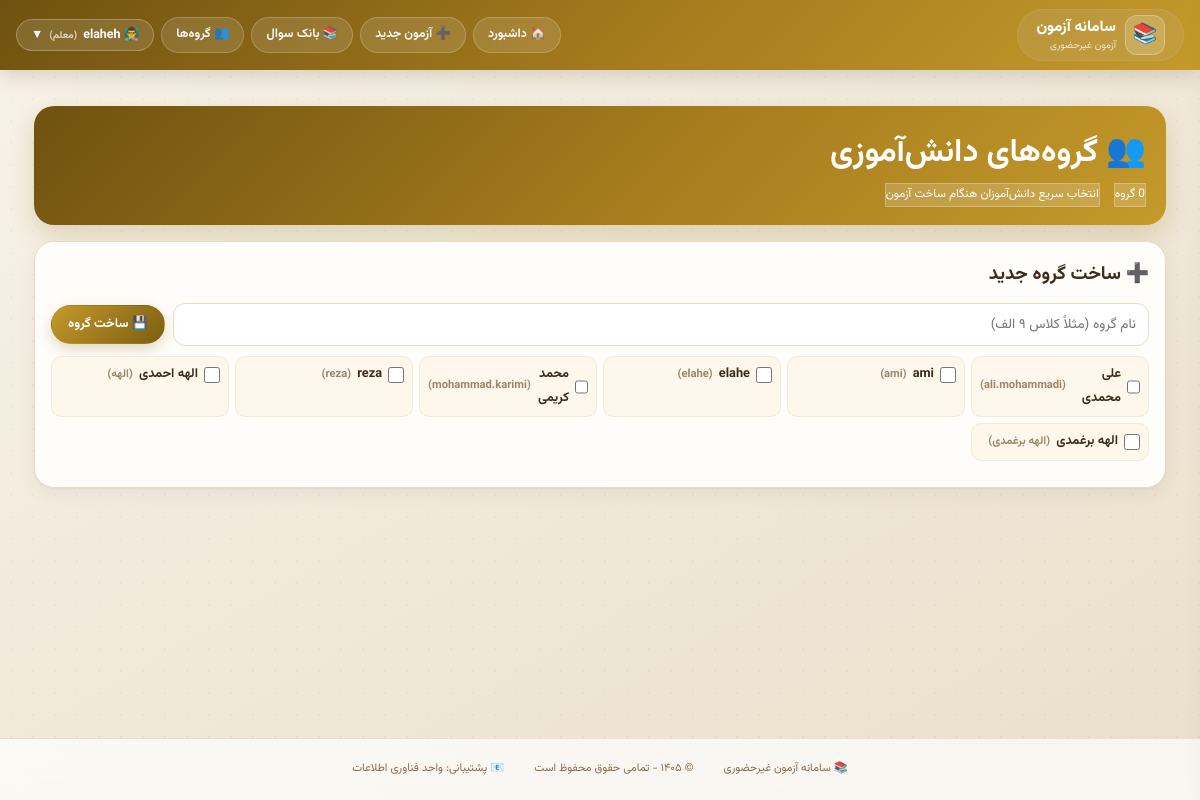
Page /teacher/groups/ (signed in) on the committed database.
### accounts/models.py (models this page shows, shortened)
class User(AbstractUser):
    ROLE_CHOICES = [
        ('admin', 'ادمین'),
        ('teacher', 'معلم'),
        ('student', 'دانش‌آموز'),
    ]
    role = models.CharField(max_length=10, choices=ROLE_CHOICES, default='student')
    grade = models.ForeignKey(Grade, on_delete=models.SET_NULL, null=True, blank=True)
    student_code = models.CharField(max_length=10, unique=True, null=True, blank=True)
    phone = models.CharField(max_length=15, blank=True)

### teacher_panel/views.py (the view, shortened to what this page needs)
# urls.py: path('groups/', views.groups, name='groups'),
@login_required
def groups(request):
    check_teacher_access(request.user)
    my_groups = StudentGroup.objects.filter(teacher=request.user).prefetch_related('students')
    return render(request, 'teacher_panel/groups.html', {
        'groups': my_groups,
        'students': User.objects.filter(role='student').order_by('username'),
    })

### exams/context_processors.py (called while the page is built)
def announcements(request):
    user = getattr(request, 'user', None)
    if user is None or not getattr(user, 'is_authenticated', False) or user.role != 'student':
        return {}
    qs = Announcement.objects.filter(Q(grade__isnull=True) | Q(grade_id=user.grade_id))
    return {'bell_announcements': list(qs[:8]), 'bell_count': qs.count()}

### teacher_panel/views.py (called while the page is built)
def check_teacher_access(user, exam=None):
    if user.role != 'teacher':
        raise PermissionDenied('شما دسترسی معلم ندارید')
    if exam and exam.teacher != user:
        raise PermissionDenied('شما به این آزمون دسترسی ندارید')
    return True

### templates/teacher_panel/groups.html (shortened to what this page needs)
{% extends 'base.html' %}
{% block content %}
<div class="container">
    <div class="exam-hero">
        <h1><span>👥</span> گروه‌های دانش‌آموزی</h1>
        <div class="exam-meta">
            <span>{{ groups|length }} گروه</span>
            <span>انتخاب سریع دانش‌آموزان هنگام ساخت آزمون</span>
        </div>
    </div>
    <div class="card">
        <h3 style="margin-bottom: 10px;">➕ ساخت گروه جدید</h3>
        <form method="post">
            <div class="group-form-row" style="margin-bottom: 10px;">
                <input type="text" name="name" required placeholder="نام گروه (مثلاً کلاس ۹ الف)">
                <button type="submit" class="btn btn-gold">💾 ساخت گروه</button>
            </div>
            <div class="member-grid">
                {% for s in students %}
                <div class="member-item">
                    <label><input type="checkbox" name="students" value="{{ s.id }}">
                        {{ s.get_full_name|default:s.username }} <span style="color: var(--ink3); font-size: .7rem;">({{ s.username }})</span>
                    </label>
                </div>
                {% empty %}
                <div class="empty-state">📭 دانش‌آموزی ثبت نشده است.</div>
                {% endfor %}
            </div>
        </form>
    </div>
</div>
{% endblock %}

### templates/base.html (shortened to what this page needs)
<!DOCTYPE html>
<html dir="rtl" lang="fa">
<head>
    {% load static %}
    <link rel="stylesheet" href="{% static 'css/site.css' %}?v=1">
</head>
<body>
<div class="navbar">
    <div class="nav-container">
        <div class="logo">
            <span class="logo-icon">📚</span>
            <div>
                <div class="logo-text">سامانه آزمون</div>
                <div class="logo-sub">آزمون غیرحضوری</div>
            </div>
        </div>
        <div class="nav-links">
            {% if user.is_authenticated %}
                {% if user.role == 'admin' %}
                    <a href="{% url 'admin_dashboard' %}" class="nav-link">🏠 داشبورد</a>
                    <a href="{% url 'manage_users' %}" class="nav-link">👥 مدیریت کاربران</a>
                    <a href="{% url 'manage_exams' %}" class="nav-link">📋 مدیریت آزمون‌ها</a>
                    <a href="{% url 'system_logs' %}" class="nav-link">📜 لاگ سیستم</a>
                {% elif user.role == 'teacher' %}
                    <a href="{% url 'teacher_dashboard' %}" class="nav-link">🏠 داشبورد</a>
                    <a href="{% url 'create_exam' %}" class="nav-link">➕ آزمون جدید</a>
                    <a href="{% url 'question_bank' %}" class="nav-link">📚 بانک سوال</a>
                    <a href="{% url 'groups' %}" class="nav-link">👥 گروه‌ها</a>
                {% endif %}
                <div class="dropdown" id="userDropdown">
                    <button class="dropdown-btn" id="dropdownBtn">
                        {% if user.role == 'admin' %}🛡️
                        {% elif user.role == 'teacher' %}👨‍🏫
                        {% else %}👤{% endif %}
                        {{ user.get_full_name|default:user.username }}
                        <span style="font-size: 10px; opacity: 0.7;">
                            ({% if user.role == 'admin' %}ادمین{% elif user.role == 'teacher' %}معلم{% else %}دانش‌آموز{% endif %})
                        </span>
                        ▼
                    </button>
                </div>
            {% else %}
                <a href="{% url 'login' %}" class="nav-link">🔐 ورود</a>
            {% endif %}
        </div>
    </div>
</div>
<div class="main-content">
    {% block content %}{% endblock %}
</div>
<div class="footer">
    <div class="footer-content">
        <span>📚 سامانه آزمون غیرحضوری</span>
        <span>© ۱۴۰۵ - تمامی حقوق محفوظ است</span>
        <span>📧 پشتیبانی: واحد فناوری اطلاعات</span>
    </div>
</div>
</body>
</html>

### templates/base.html (style rules this page uses)
* { margin: 0; padding: 0; box-sizing: border-box; }
body { font-family: 'Vazirmatn', 'Segoe UI', Tahoma, system-ui, sans-serif; background: linear-gradient(145deg, #f8f6f2 0%, #f0ece4 100%); min-height: 100vh; display: flex; flex-direction: column; }
.navbar { position: sticky; top: 0; z-index: 1000; background: rgba(255, 255, 255, 0.75); backdrop-filter: blur(16px); -webkit-backdrop-filter: blur(16px); border-bottom: 1px solid rgba(200, 180, 140, 0.4); box-shadow: 0 4px 20px rgba(0, 0, 0, 0.05); }
.nav-container { max-width: 1400px; margin: 0 auto; display: flex; justify-content: space-between; align-items: center; padding: 10px 24px; gap: 15px; }
.logo { display: flex; align-items: center; gap: 10px; background: rgba(200, 180, 140, 0.2); padding: 5px 18px; border-radius: 50px; border: 1px solid rgba(200, 180, 140, 0.3); transition: all 0.3s; }
.logo-icon { font-size: 26px; }
.logo-text { font-size: 17px; font-weight: 700; color: #5a3e2b; }
.logo-sub { font-size: 9px; color: #8b6b4a; }
.nav-links { display: flex; gap: 10px; align-items: center; flex-wrap: wrap; }
.nav-link { color: #5a3e2b; text-decoration: none; padding: 8px 18px; border-radius: 40px; transition: all 0.25s; font-size: 0.8rem; font-weight: 600; background: rgba(200, 180, 140, 0.12); border: 1px solid rgba(200, 180, 140, 0.2); }
.dropdown { position: relative; }
.dropdown-btn { background: rgba(200, 180, 140, 0.15); border: 1px solid rgba(200, 180, 140, 0.25); color: #5a3e2b; padding: 8px 18px; border-radius: 40px; cursor: pointer; font-size: 0.8rem; font-weight: 600; display: flex; align-items: center; gap: 8px; transition: all 0.25s; }
.main-content { flex: 1; max-width: 1400px; margin: 20px auto; padding: 0 20px; width: 100%; }
.footer { background: rgba(255, 255, 255, 0.7); backdrop-filter: blur(12px); border-top: 1px solid rgba(200, 180, 140, 0.35); padding: 20px; text-align: center; color: #8b6b4a; font-size: 0.7rem; margin-top: 40px; }
.footer-content { max-width: 1400px; margin: 0 auto; display: flex; justify-content: center; gap: 30px; flex-wrap: wrap; }

### templates/teacher_panel/groups.html (style rules this page uses)
.member-grid { display: grid; grid-template-columns: repeat(auto-fill, minmax(170px, 1fr)); gap: 6px; margin: 10px 0; }
.member-item { background: var(--card2); border: 1px solid var(--line2); border-radius: 10px; padding: 6px 8px; }
.member-item label { display: flex; gap: 6px; align-items: center; font-size: .8rem; color: var(--ink); cursor: pointer; margin: 0; }
.member-item input { width: 16px; height: 16px; accent-color: #a67c1e; }
.group-form-row { display: flex; gap: 8px; flex-wrap: wrap; align-items: center; }
.group-form-row input[type=text] { flex: 1 1 200px; background: #fff; border: 1.5px solid var(--line); border-radius: 12px; padding: 9px 12px; font-family: inherit; font-size: .86rem; }

### rows in the picture
User: get_full_name "elaheh"
User: get_full_name "علی محمدی", username "ali.mohammadi"
User: get_full_name "ami", username "ami"
User: get_full_name "elahe", username "elahe"
User: get_full_name "محمد کریمی", username "mohammad.karimi"
User: get_full_name "reza", username "reza"
User: get_full_name "الهه احمدی", username "الهه"
User: get_full_name "الهه برغمدی", username "الهه برغمدی"
